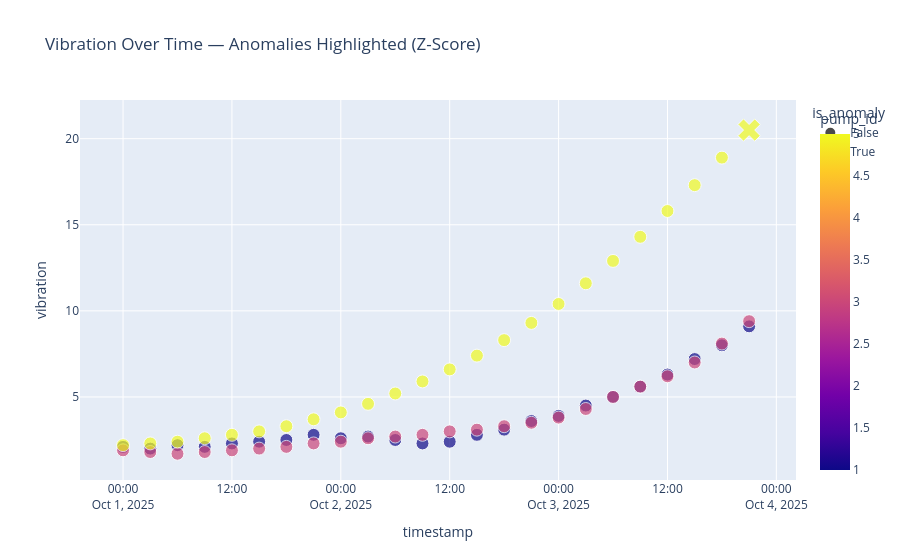

Notebook cell for this chart:
### Code cell
# Visualize vibration anomalies per pump
sensors_with_zscore['marker_size'] = sensors_with_zscore['is_anomaly'].map({True: 14, False: 6})
fig = px.scatter(sensors_with_zscore, x='timestamp', y='vibration', color='pump_id',
                 symbol='is_anomaly', symbol_map={True: 'x', False: 'circle'},
                 size='marker_size', size_max=14,
                 title='Vibration Over Time — Anomalies Highlighted (Z-Score)')
fig.show()
